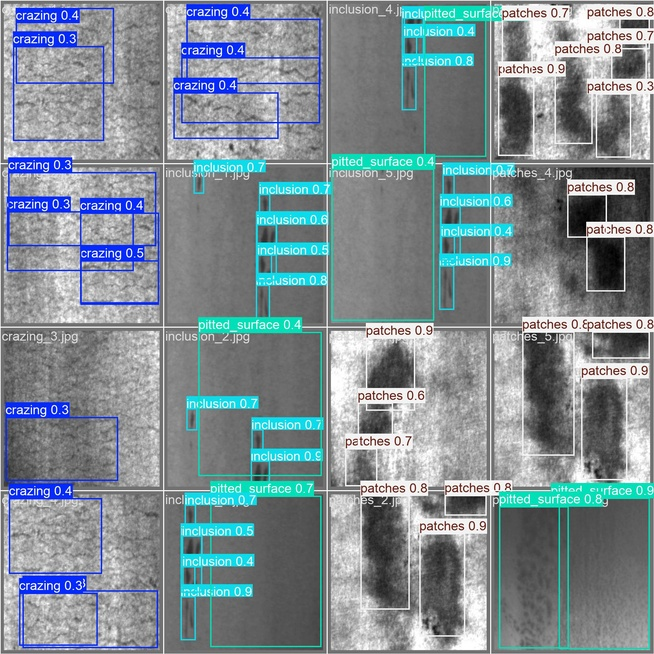
#> input picture runs/NEU/exp_neu_det3/val_batch0_pred.jpg, 654 x 654 px, shrunk from 1920 x 1920 before the run, found by its file name
$ python 'val_test-exp1&4.py'
#> lines starting #> are read from the running program, lines starting #| are printed output that depends on the picture
import cv2
import matplotlib.pyplot as plt

# ====================== 填入你两张图的路径 ======================
path_exp1 = r"D:\python\yolov13-Finished\runs\NEU\exp_neu_det3\val_batch0_pred.jpg"
path_exp4 = r"D:\python\yolov13-Finished\runs\NEU\exp2_cbam\val_batch0_pred.jpg"

# 读取图片
img1 = cv2.imread(path_exp1)
#> img1 is the input picture: shape (654, 654, 3); mean B, G, R 146.7, 140.4, 127.2
img2 = cv2.imread(path_exp4)
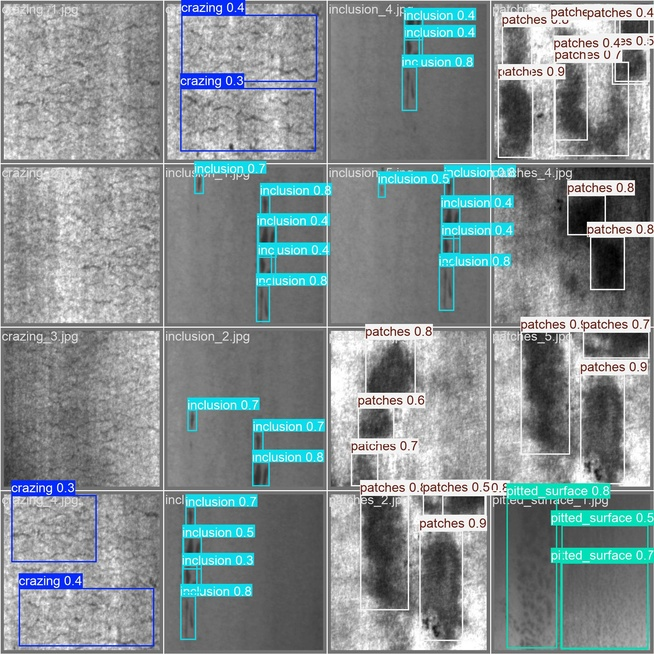
#> input picture runs/NEU/exp2_cbam/val_batch0_pred.jpg, 654 x 654 px, shrunk from 1920 x 1920 before the run, found by its file name
#> img2 is the input picture: shape (654, 654, 3); mean B, G, R 144.2, 142, 131.8

img1 = cv2.cvtColor(img1, cv2.COLOR_BGR2RGB)
img2 = cv2.cvtColor(img2, cv2.COLOR_BGR2RGB)

# ====================== 绘图：左右排列 ======================
plt.rcParams['font.sans-serif'] = ['SimHei']
plt.rcParams['axes.unicode_minus'] = False

# 1行2列，左右排列，大小适中
fig, (ax1, ax2) = plt.subplots(1, 2, figsize=(10, 5), dpi=300)

ax1.imshow(img1)
ax1.set_title("(a) 基线模型 YOLOv13 (Exp1)", fontsize=10, weight='bold')
ax1.axis("off")

ax2.imshow(img2)
ax2.set_title("(b) 改进模型 CBAM (Exp2)", fontsize=10, weight='bold')
ax2.axis("off")

plt.tight_layout()

# 保存到你的项目文件夹
save_path = r"D:\python\yolov13-Finished\图4-3_左右对比图.png"
plt.savefig(save_path, dpi=300, bbox_inches='tight')
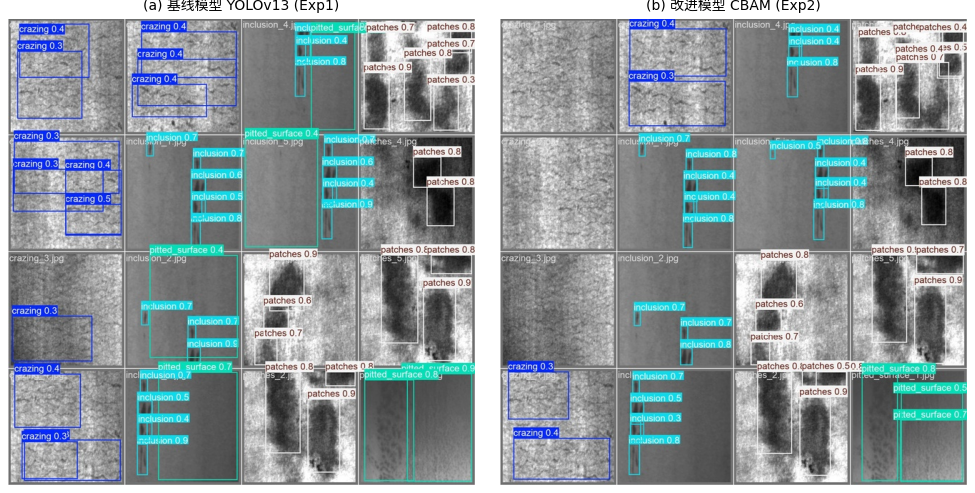
#> figure drawn by matplotlib, 2 panels
plt.show()

print("✅ 已生成：图4-3_左右对比图.png")
print("💾 路径：" + save_path)
